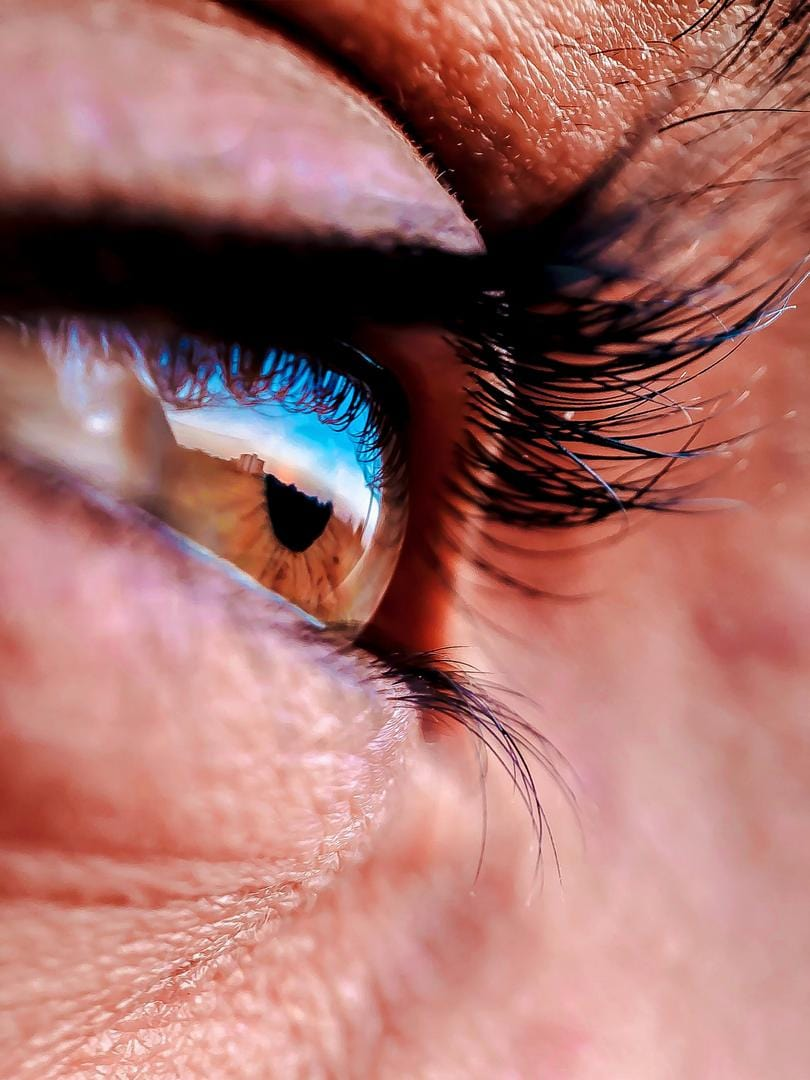
#> input picture eye.jpg, 810 x 1080 px
$ python edgeDet.py   (older library calls are emulated)
#> lines starting #> are read from the running program, lines starting #| are printed output that depends on the picture; after the words box and inside, x2 and y2 are one past the last pixel; in counts of white or black regions, pixels touching at a corner belong together
import cv2
import numpy as np

# Read the original image
img = cv2.imread('eye.jpg')
#> img is the input picture: shape (1080, 810, 3); mean B, G, R 107.7, 112.2, 166
# Display original image
# cv2.imshow('Original', img)
# cv2.waitKey(0)

# Convert to graycsale
img_gray = cv2.cvtColor(img, cv2.COLOR_BGR2GRAY)
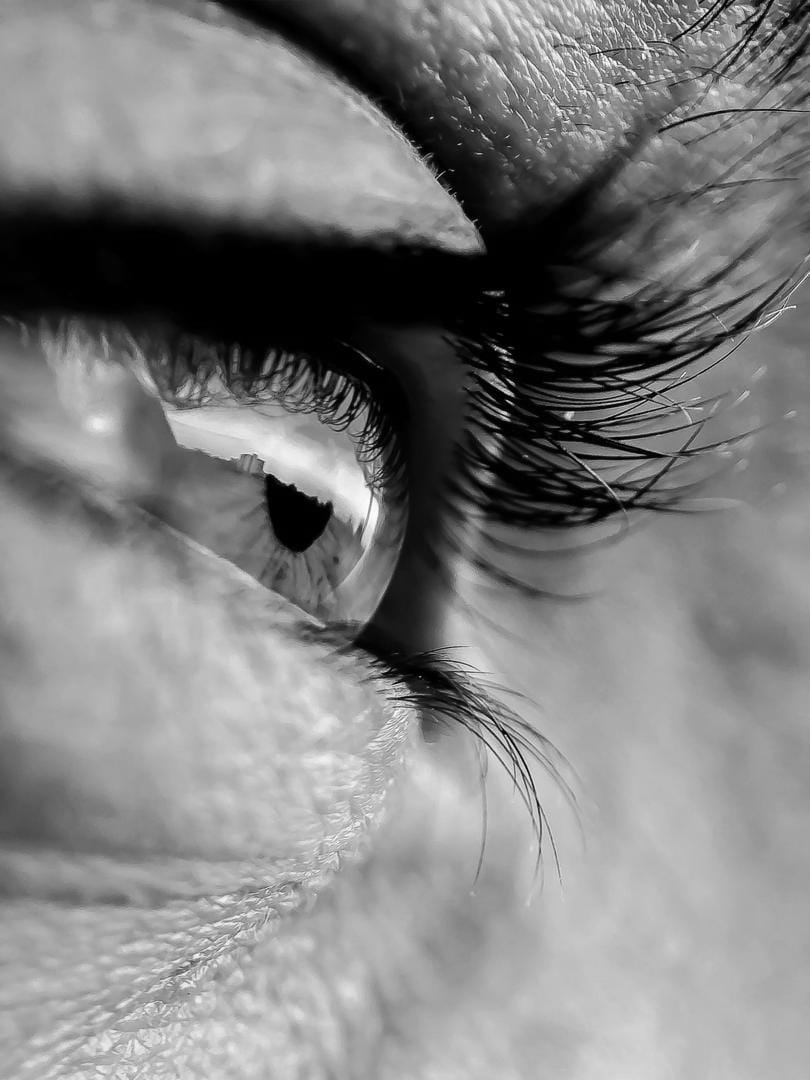
#> img_gray: shape (1080, 810); min 0, max 254, mean 127.8
# Blur the image for better edge detection
img_blur = cv2.GaussianBlur(img_gray, (3, 3), 0)
# ----------------------------------------- Sobel Edge Detection
sobelx = cv2.Sobel(src=img_blur, ddepth=cv2.CV_64F, dx=1, dy=0, ksize=1)  # Sobel Edge Detection on the X axis
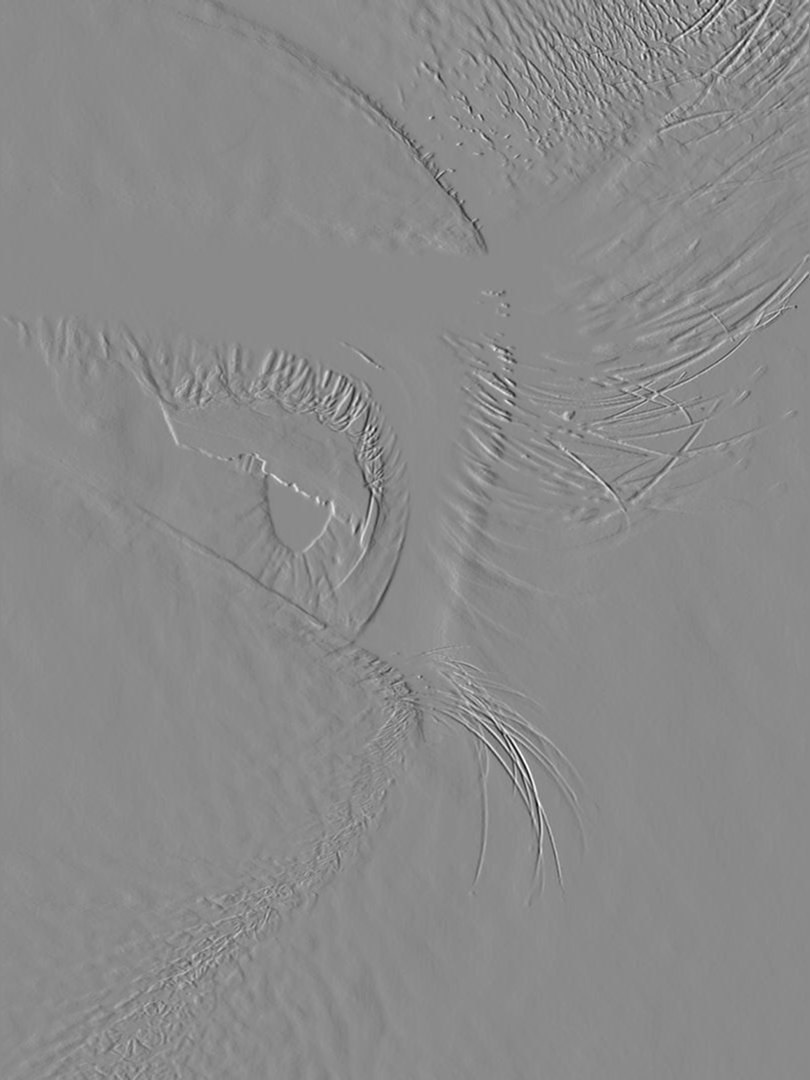
#> sobelx: shape (1080, 810) float64; min -147, max 124, mean 0; drawn with min black and max white
sobely = cv2.Sobel(src=img_blur, ddepth=cv2.CV_64F, dx=0, dy=1, ksize=1)  # Sobel Edge Detection on the Y axis
sobelxy = cv2.Sobel(src=img_blur, ddepth=cv2.CV_64F, dx=1, dy=1, ksize=1)  # Combined X and Y Sobel Edge Detection
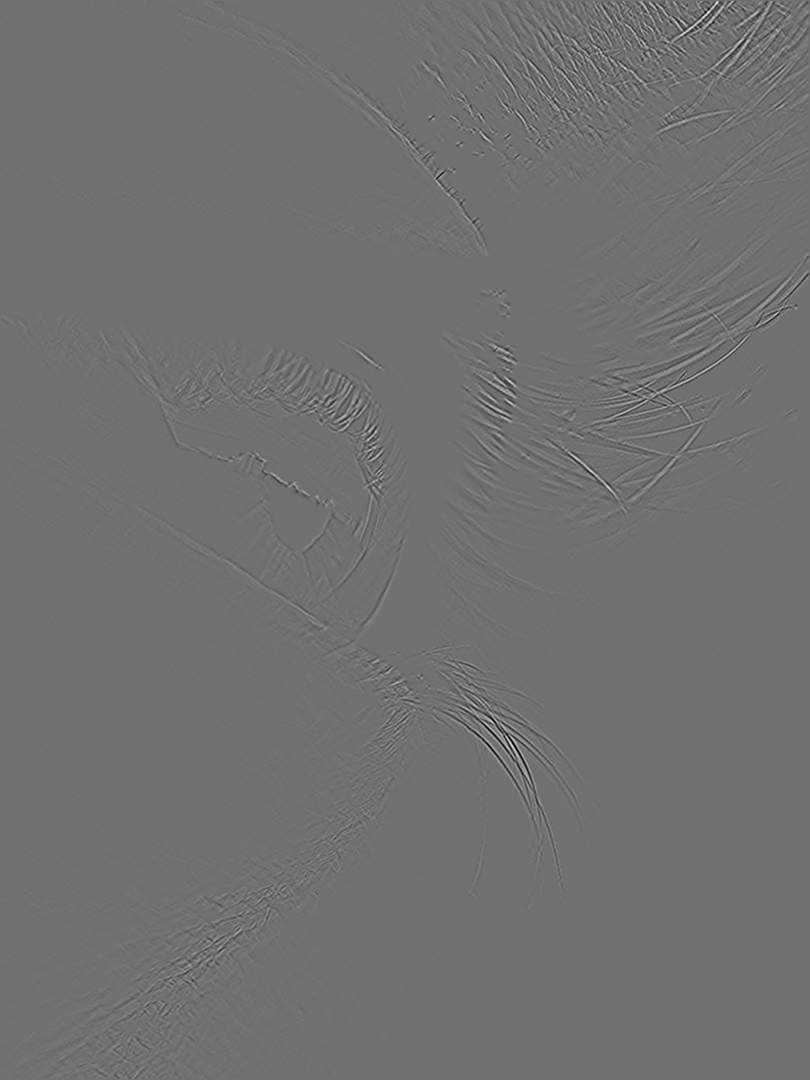
#> sobelxy: shape (1080, 810) float64; min -159, max 199, mean 0; drawn with min black and max white
img_sobel = sobelx + sobely + sobelxy
# [9 lines of commented-out code are left out]
edges = cv2.Canny(image=img_blur, threshold1=0, threshold2=100)  # Canny Edge Detection
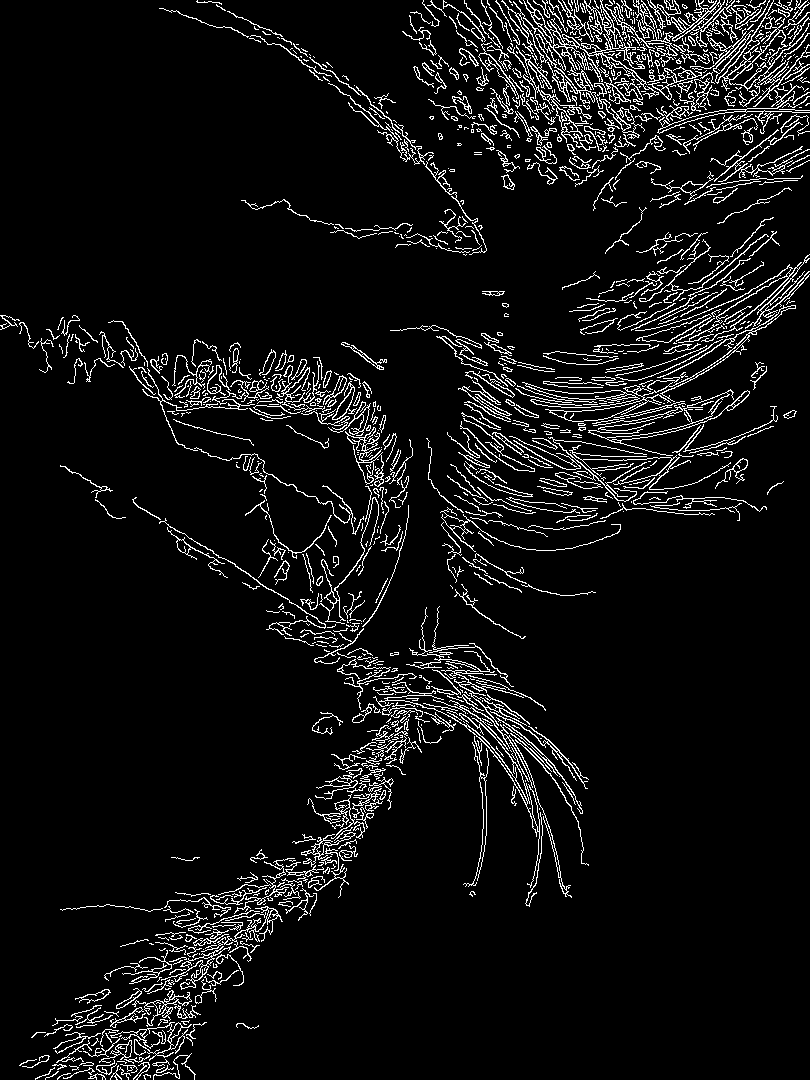
#> edges: shape (1080, 810); 6.7% white in thin lines or dots
# Display Canny Edge Detection Image
# cv2.imshow('Canny Edge Detection', edges)
# cv2.waitKey(0)
# ------------------------------------------

# ------------------------------------------ prewitt
n = 8
kernelx = np.array([[1, n, 1], [0, 0, 0], [-1, -n, -1]])
kernely = np.array([[-1, 0, 1], [-n, 0, n], [-1, 0, 1]])
img_prewittx = cv2.filter2D(img_blur, -1, kernelx)
img_prewitty = cv2.filter2D(img_blur, -1, kernely)
cv2.imshow("Prewitt X", img_prewittx)
cv2.waitKey(0)
cv2.imshow("Prewitt Y", img_prewitty)
cv2.waitKey(0)
cv2.imshow("Prewitt", img_prewittx + img_prewitty)
cv2.waitKey(0)

all = edges + img_prewittx + img_prewitty
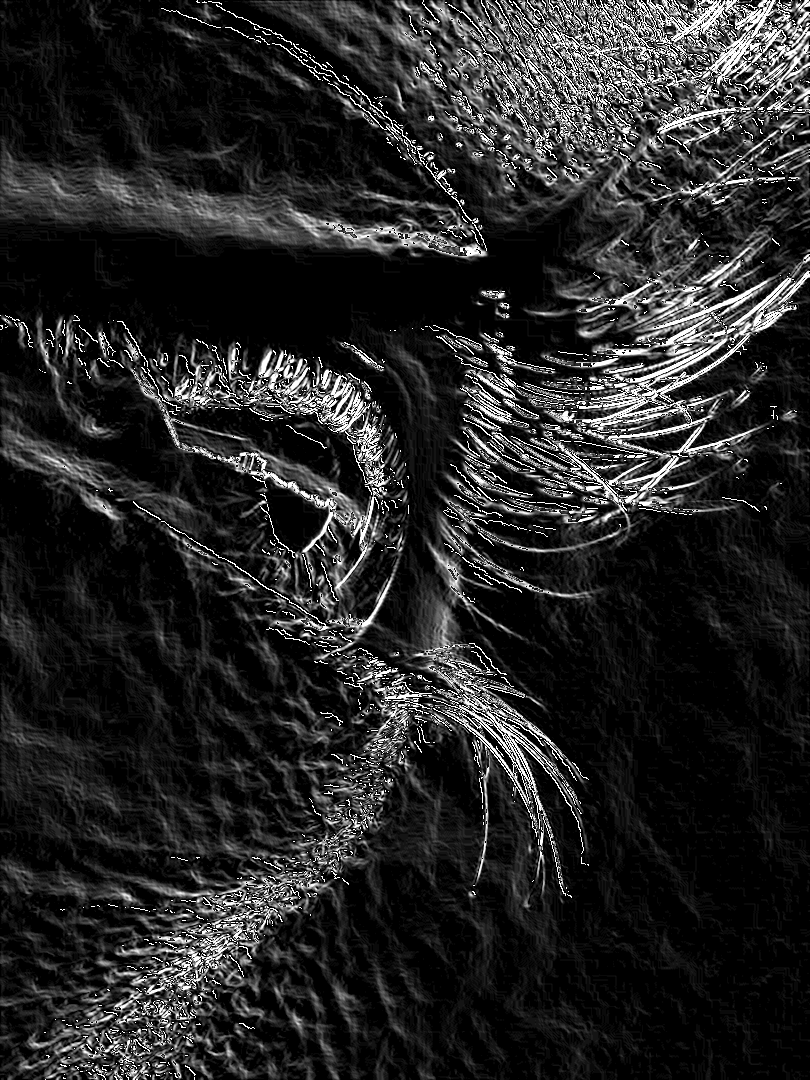
#> all: shape (1080, 810); min 0, max 255, mean 38.2
cv2.imshow("all", all)
cv2.waitKey(0)

cv2.destroyAllWindows()

$ run again, with stevejobs_2.jpg copied over eye.jpg
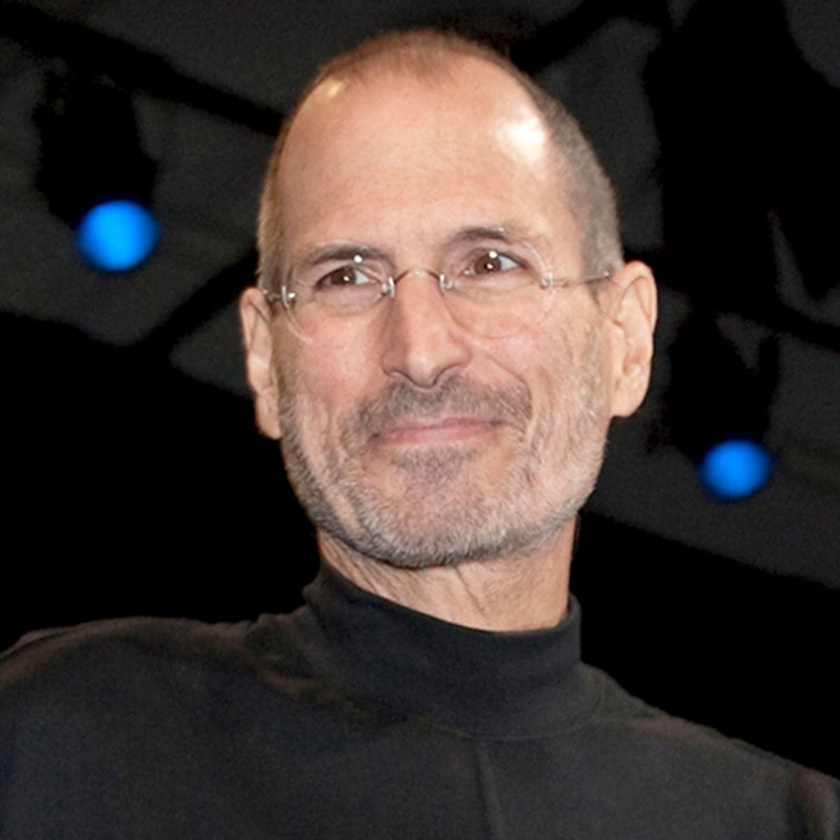
#> input picture stevejobs_2.jpg, 840 x 840 px, shrunk from 1200 x 1200 before the run
#> img is the input picture: shape (840, 840, 3); mean B, G, R 50.9, 54.4, 64.9
#> `edges = cv2.Canny(image=img_blur, threshold1=0, threshold2=100)`:
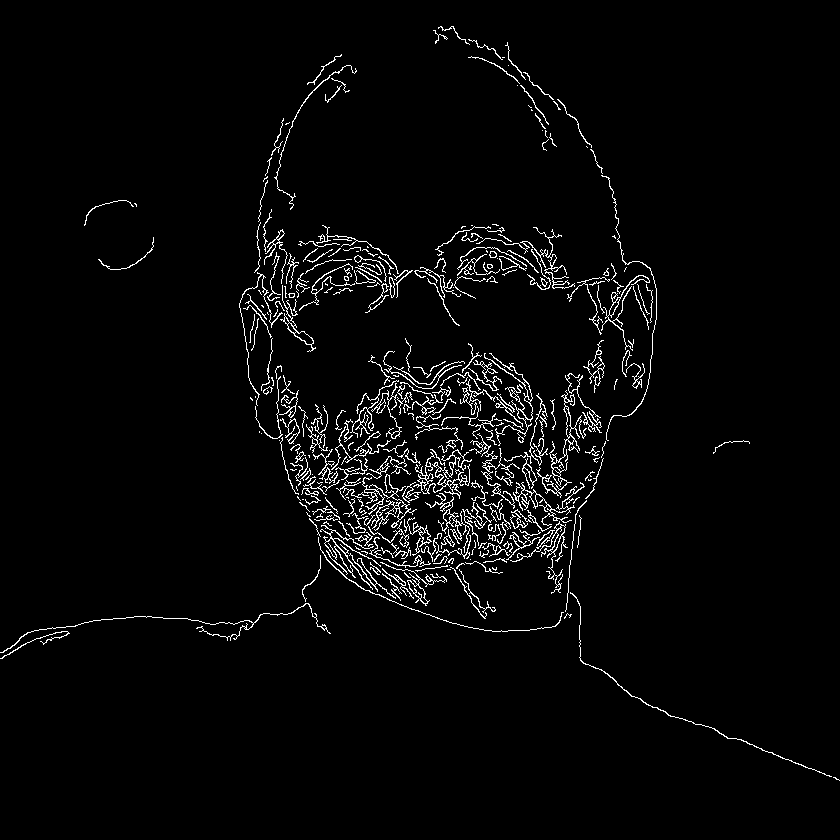
#> edges: shape (840, 840); 3.1% white in thin lines or dots, all inside (x1, y1, x2, y2) = (0, 26, 840, 781)
#> `all = edges + img_prewittx + img_prewitty`:
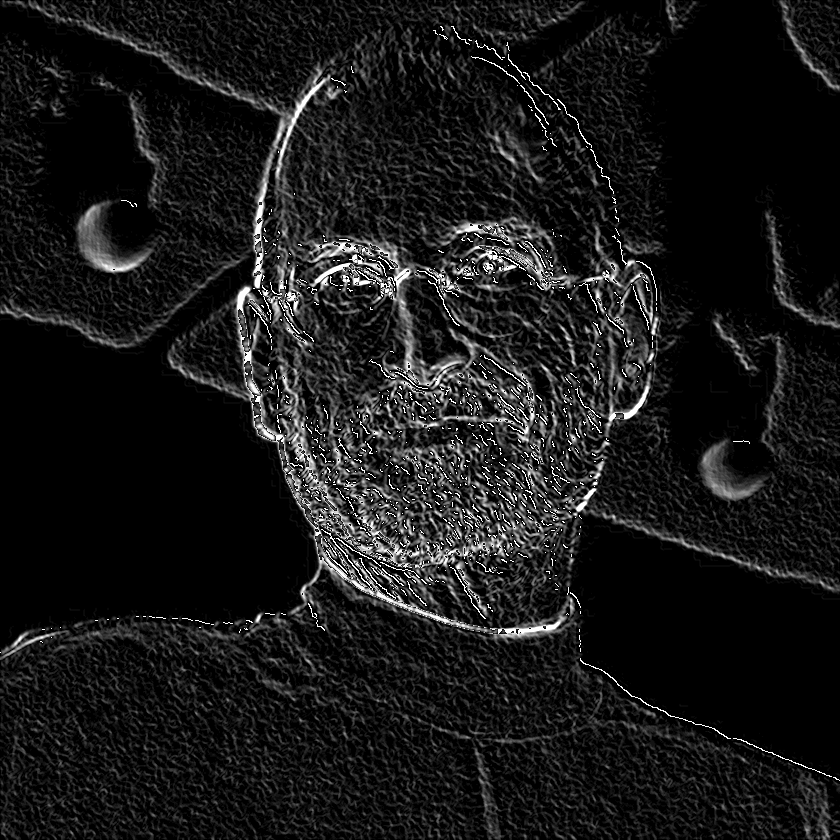
#> all: shape (840, 840); min 0, max 255, mean 24.5
